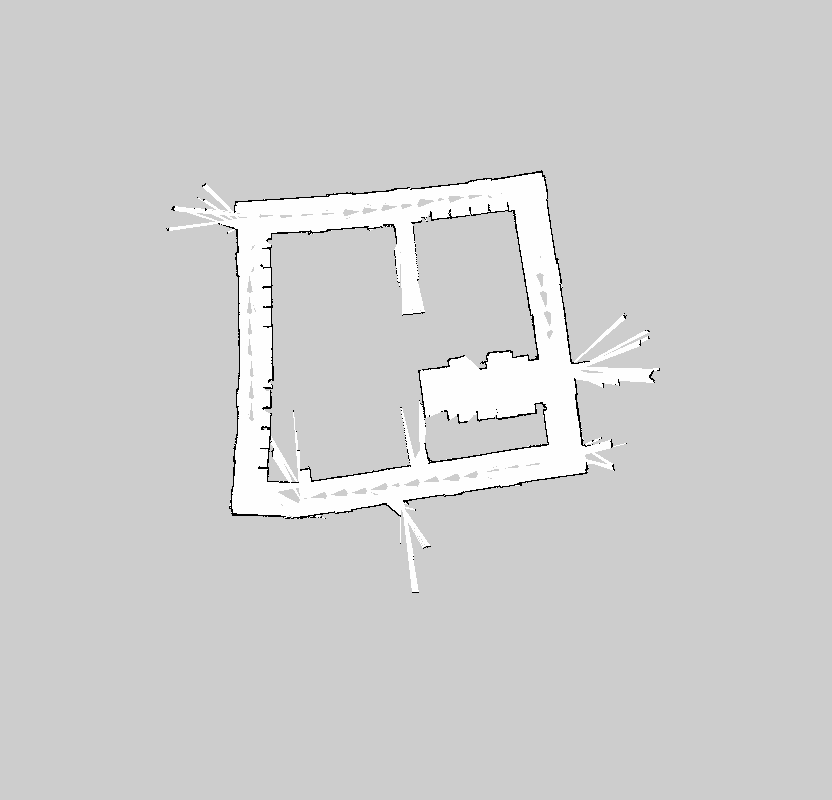
#> input picture G4.2_MCL/code/maps/real_map.pgm, 832 x 800 px
$ python micro_simulator.py ../../maps/real_map.pgm out.png
#> lines starting #> are read from the running program, lines starting #| are printed output that depends on the picture
### G4.2_MCL/code/src/mcl_node/map.py
#!/usr/bin/env python3

import numpy as np
import matplotlib.pyplot as plt

class Map:
    """
    Map object to use in the MCL algorithm. Stores the necessary variables and has methods for the desired operations
    """
    def __init__(self, data, width, height, resolution, x_range, y_range):
        # Variables for the algorithm
        self.data = data                # HEIGHT x WIDTH matrix representation
        self.width = width              # [cell]
        self.height = height            # [cell]
        self.resolution = resolution    # [m/cell]
        self.x_range = x_range          # [m]
        self.y_range = y_range          # [m]

        # Plotting
        self.scatter_p = plt.scatter([0], [0], alpha = 0.5, color = 'g', s = 2, label = "Particles")                        # Particles
        self.scatter_e = plt.scatter([0], [0], alpha = 1, marker = '+', color = 'r', s = 5, label = "Algorithm Estimate")    # Estimate
        self.scatter_ae = plt.scatter([0], [0], alpha = 1, marker = '+', color = 'b', s = 5, label = "AMCL Estimate")        # Estimate

    def __str__(self):
        return (
            f"Map specifications: \n"
            f"Width      = {self.width} \n"
            f"Height     = {self.height} \n"
            f"Resolution = {self.resolution:.3f} \n"
            f"Range x    = ({self.x_range[0]:.3f}, {self.x_range[1]:.3f}) \n"
            f"Range y    = ({self.y_range[0]:.3f}, {self.y_range[1]:.3f}) \n"
        )

    def isValid(self, particle):
        """
        Checks if a particle pose [in meters] is valid on the current map
        """
        x, y = self.pose_to_coord(particle[0], particle[1])

        if x < 0 or x > self.width or y < 0 or y > self.height:
            return False

        if self.data[int(y), int(x)] != 0:
            return False

        return True

    # [94 lines left out: functions ray_casting, bresenham, plot_particles, plot_estimate, plot_amcl_estimate, not called in this run]

    def pose_to_coord(self, pose_x, pose_y):
        """
        Converts pose [meters] to 2D coordinates on the map [cells]
        """
        x = np.divide(np.subtract(pose_x, self.x_range[0]), self.resolution)
        y = np.divide(np.subtract(pose_y, self.y_range[0]), self.resolution)
        return x, y

    # [7 lines left out: function coord_to_pose, not called in this run]


### G4.2_MCL/code/src/mcl_node/particle_filter.py
#!/usr/bin/env python3

import numpy as np

from map import Map
from odom import Odom
from scan import Scan


MM_SD = (0.1, 0.1, 0.1, 0.1)
KT = 1e-20  # Kidnapped Threshold

np.set_printoptions(threshold = np.inf, precision = 5)

class ParticleFilter:

    def __init__(self, N: int):
        self.N = N                          # Number of particles
        self.particles = np.zeros((N, 3))   # N x 3: N rows (1 p/ particle) with 3 columns (for the pose [x y theta])
        self.weights = np.ones(N) / N       # N weights (1 p/ particle) initialized with 1/N for all particles
        self.mean = np.ones(2)              # idx 0: Last Mean, idx 1: Current Mean
        # Results variables
        self.rmse = np.array([])            # RMSE
        self.est_pos = np.zeros(3)          # Our estimate

    def create_uniform_particles(self, x_range, y_range, theta_range, N, map: Map):
        """
        Initialize the N particles uniformly between the specified ranges and in unocuppied cells
        """
        self.particles[:, 0] = np.random.uniform(x_range[0], x_range[1], size = N)
        self.particles[:, 1] = np.random.uniform(y_range[0], y_range[1], size = N)
        self.particles[:, 2] = np.random.uniform(theta_range[0], theta_range[1], size = N)

        for n in range(N):
            while not map.isValid(self.particles[n, :]):
                self.particles[n, 0] = np.random.uniform(x_range[0], x_range[1], size = 1)
                self.particles[n, 1] = np.random.uniform(y_range[0], y_range[1], size = 1)

    # [62 lines left out: functions create_gaussian_particles, predict, not called in this run]

    def sample_normal_distribution(self, b):
        return 0.5 * np.sum(np.random.uniform(-b,b,12))

    # [73 lines left out: functions update, p_hit, resample, not called in this run]

    def neff(self):
        return 1. / np.sum(np.square(self.weights))

    # [21 lines left out: functions estimate, compute_rmse, not called in this run]

    def print_particles(self):
        for n in range(self.N):
            print(f"Particle {n:2} {self.particles[n, :]}")

### G4.2_MCL/code/src/mcl_node/micro_simulator.py
#!/usr/bin/env python3

# RUN: python3 micro_simulator.py MAP_PATH MP4_PATH

import sys
import cv2
import numpy as np
import matplotlib.pyplot as plt
import matplotlib.animation as anmtn
from matplotlib.collections import LineCollection

from map import Map
from odom import Odom
from scan import Scan
from particle_filter import ParticleFilter


np.set_printoptions(threshold = np.inf, precision = 5)

# Number of particles
N = 400
SAVE = True
KIDNAP = False
GAUSSIAN = False

class MicroSimulator():

    def __init__(self, file: str):

        # Information variables
        self.map = None
        self.odom = None
        self.scan = None
        self.position = np.zeros(3)
        self.estimate = np.zeros(3)
        self.pf = ParticleFilter(N)

        # Plot variables
        self.image = None
        self.p_position = None
        self.p_position_rot = None
        self.p_scan = None
        self.p_estimate = None
        self.p_estimate_rot = None
        self.p_particles = None

        self.loadmap(file, 0.5)
        self.loadplot()

    def loadmap(self, file: str, resolution: int):
        """
        Load the map in file (.png) with resolution [m/pixel] and initialize the particles
        """
#> called with file = '../../maps/real_map.pgm', resolution = 0.5

        # 0 -> White, 255 -> Black
        data = np.invert(cv2.cvtColor(cv2.imread(file), cv2.COLOR_BGR2GRAY))
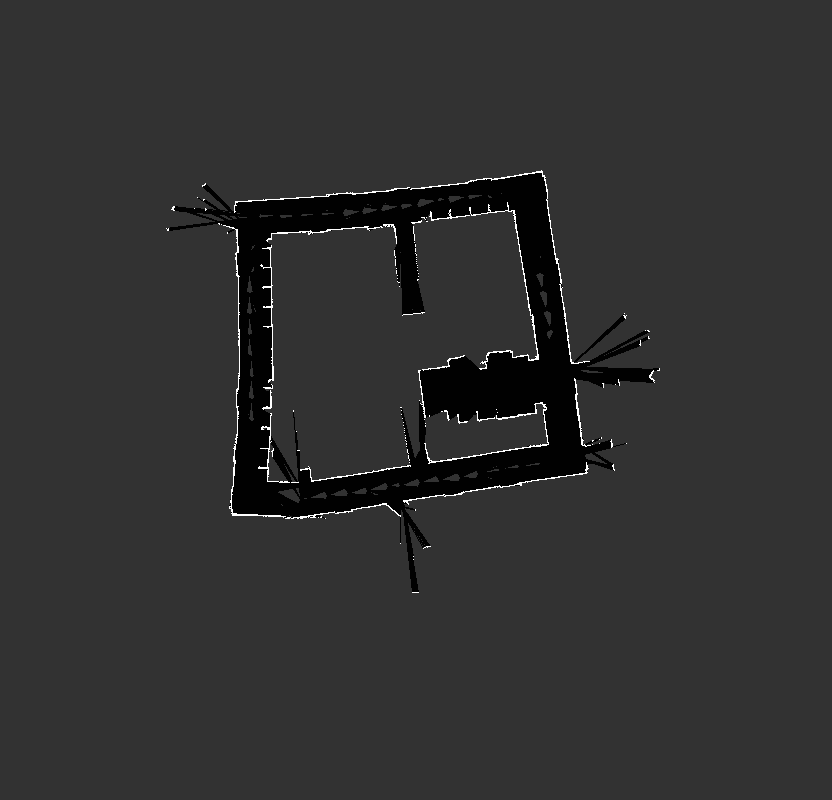
#> data: shape (800, 832); min 1, max 255, mean 47.7
        width = data.shape[0]
#> width = 800
        height = data.shape[1]
#> height = 832
        x_range = (0, (width - 1)  * resolution)
#> x_range = (0, 399.5)
        y_range = (0, (height - 1) * resolution)
#> y_range = (0, 415.5)

        self.map = Map(data, width, height, resolution, x_range, y_range)

        print(f"Loading map from file \"{file}\"\n")
        print(str(self.map))
#| Map specifications:
#| Width      = 800
#| Height     = 832
#| Resolution = 0.500
#| Range x    = (0.000, 399.500)
#| Range y    = (0.000, 415.500)

        # Initialize the particles
        print(f"Initializing {N} particles\n")
        if GAUSSIAN:
            pose_x, pose_y = self.map.coord_to_pose(x = 10, y = 90)
            mean = np.array([pose_x, pose_y, -0.5 * np.pi])
            std = np.array([1, 1, 0.25 * np.pi])
            self.pf.create_gaussian_particles(mean = mean, std = std, N = N, map = self.map)
        else:
            self.pf.create_uniform_particles(x_range, y_range, (-1 * np.pi, np.pi), N, self.map)
            pose_x, pose_y = self.map.coord_to_pose(x = 10, y = 90)
            self.pf.particles[0, :] = np.array([pose_x, pose_y, - 0.5 * np.pi])

    # [286 lines left out: functions loadplot, setInitialPosition, plot_position, plot_scan, plot_particles, plot_estimate and 3 more, not called in this run]

class Animation():

    def __init__(self):
        anim = None

    # [26 lines left out: functions run, show, save, not called in this run]

def main(argv):

    ms = MicroSimulator(file = argv[1])

    ms.setInitialPosition(x = 10.0, y = 90.0, theta = -0.5 * np.pi)

    animation = Animation()

    animation.run(ms, frames = 73)

    if (SAVE == False):
        animation.show()
    else:
        animation.save(file = argv[2], fps = 10)

if __name__ == '__main__':
#> (the run stopped early here; a loop or call above may not have finished)
